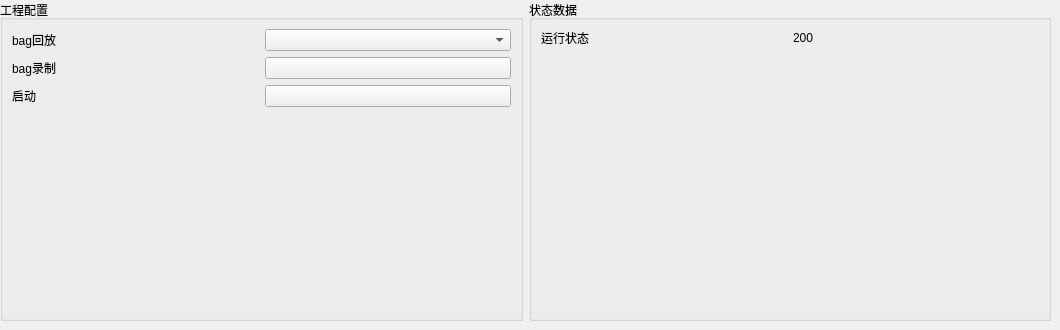
                    <widget class="QWidget" name="tab_13">
                     <attribute name="title">
                      <string>IMU</string>
                     </attribute>
                     <widget class="QWidget" name="layoutWidget_17">
                      <property name="geometry">
                       <rect>
                        <x>0</x>
                        <y>0</y>
                        <width>1051</width>
                        <height>321</height>
                       </rect>
                      </property>
                      <layout class="QHBoxLayout" name="horizontalLayout_111">
                       <item>
                        <widget class="QGroupBox" name="groupBox_24">
                         <property name="title">
                          <string>工程配置</string>
                         </property>
                         <layout class="QVBoxLayout" name="verticalLayout_46">
                          <item>
                           <layout class="QVBoxLayout" name="verticalLayout_47">
                            <item>
                             <layout class="QVBoxLayout" name="verticalLayout_48">
                              <item>
                               <layout class="QHBoxLayout" name="horizontalLayout_113">
                                <item>
                                 <widget class="QLabel" name="label_142">
                                  <property name="text">
                                   <string>bag回放</string>
                                  </property>
                                 </widget>
                                </item>
                                <item>
                                 <widget class="QComboBox" name="comboBox_10"/>
                                </item>
                               </layout>
                              </item>
                              <item>
                               <layout class="QHBoxLayout" name="horizontalLayout_114">
                                <item>
                                 <widget class="QLabel" name="label_143">
                                  <property name="text">
                                   <string>bag录制</string>
                                  </property>
                                 </widget>
                                </item>
                                <item>
                                 <widget class="QPushButton" name="pushButton_14">
                                  <property name="text">
                                   <string/>
                                  </property>
                                 </widget>
                                </item>
                               </layout>
                              </item>
                             </layout>
                            </item>
                            <item>
                             <layout class="QHBoxLayout" name="horizontalLayout_115">
                              <item>
                               <widget class="QLabel" name="label_144">
                                <property name="text">
                                 <string>启动</string>
                                </property>
                               </widget>
                              </item>
                              <item>
                               <widget class="QPushButton" name="pushButton_15">
                                <property name="text">
                                 <string/>
                                </property>
                               </widget>
                              </item>
                             </layout>
                            </item>
                           </layout>
                          </item>
                          <item>
                           <spacer name="verticalSpacer_14">
                            <property name="orientation">
                             <enum>Qt::Vertical</enum>
                            </property>
                            <property name="sizeHint" stdset="0">
                             <size>
                              <width>20</width>
                              <height>136</height>
                             </size>
                            </property>
                           </spacer>
                          </item>
                         </layout>
                        </widget>
                       </item>
                       <item>
                        <widget class="QGroupBox" name="groupBox_25">
                         <property name="title">
                          <string>状态数据</string>
                         </property>
                         <layout class="QVBoxLayout" name="verticalLayout_49">
                          <item>
                           <layout class="QHBoxLayout" name="horizontalLayout_116"/>
                          </item>
                          <item>
                           <layout class="QHBoxLayout" name="horizontalLayout_122">
                            <item>
                             <layout class="QHBoxLayout" name="horizontalLayout_123">
                              <item>
                               <widget class="QLabel" name="label_153">
                                <property name="text">
                                 <string>运行状态        </string>
                                </property>
                               </widget>
                              </item>
                              <item>
                               <widget class="QLabel" name="label_154">
                                <property name="text">
                                 <string>200</string>
                                </property>
                               </widget>
                              </item>
                             </layout>
                            </item>
                           </layout>
                          </item>
                          <item>
                           <spacer name="verticalSpacer_15">
                            <property name="orientation">
                             <enum>Qt::Vertical</enum>
                            </property>
                            <property name="sizeHint" stdset="0">
                             <size>
                              <width>20</width>
                              <height>140</height>
                             </size>
                            </property>
                           </spacer>
                          </item>
                         </layout>
                        </widget>
                       </item>
                      </layout>
                     </widget>
                    </widget>
